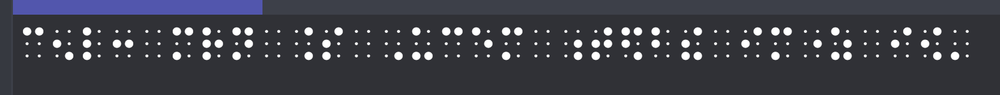
//> input picture KCCImageNet/egukga5.png, 1000 x 95 px, shrunk from 1703 x 162 before the run
$ ./main   (built with g++ and OpenCV 4)
//> lines starting //> are read from the running program, lines starting //| are printed output that depends on the picture; after the words box and inside, x2 and y2 are one past the last pixel; in counts of white or black regions, pixels touching at a corner belong together
### ImageProcs/Common.h
#pragma once

#include <string>
#include <iostream>
#include <algorithm>
#include <vector>
#include <map>
#include <memory>
#include <fstream> // ofstream header
#include <format>
#include <random>

#define OPENCV_480
#include <opencv2/opencv.hpp>
#include <opencv2/core/ocl.hpp>
#ifdef OPENCV_480
#include <opencv2/highgui/highgui_c.h>
#include <opencv2/imgproc/imgproc_c.h>
#include <opencv2/imgproc/types_c.h>
#endif // OPENCV_480

#ifdef _DEBUG
#pragma comment(lib,"opencv_world480d.lib")
#else	//RELEASE
#pragma comment(lib,"opencv_world480.lib")
#endif
using namespace std;
using namespace cv;

### ImageProcs/Braille_Def.h
#pragma once

#include "Common.h"

vector<string> moum{ "110001", // 모음 + 모음약자
                     "001110",
                     "011100",
                     "100011",
                     "101001",
                     "001101",
                     "101100",
                     "100101",
                     "010101",
                     "101010",
                     "111010",
                     "001110",
                     "101110",
                     "001100",
                     "111001",
                     "111001",
                     "111100",
                     "111100",
                     "101100",
                     "010111",
                     "100111",
                     "011111",
                     "011110",
                     "100001",
                     "110011",
                     "110111",
                     "101101",
                     "111011",
                     "111111",
                     "110110",
                     "111101",
                     "101011",
                     "011101",
                     "111110" };

vector<string> doinsori{ "000100",
/*된소리 예외*/           "010100",
                         "000110",
                         "000001",
                         "000101" };

vector<string> excep{ "000111",
                      "001100",
                      "000001",
                      "001110",
                      "101100",
                      "111001",
                      "111100",
                      "100100",
                      "010100",
                      "100010",
                      "000110",
                      "000101",
                      "110100",
                      "110010",
                      "100110",
                      "010110" };

void brailleInit(map<string, vector<string>>& koreanBrailleMap)
{
    koreanBrailleMap["000100"].push_back("ㄱ");
    koreanBrailleMap["000001"].push_back("ㄲ"); //  000100
    koreanBrailleMap["100100"].push_back("ㄴ");
    koreanBrailleMap["010100"].push_back("ㄷ");
    koreanBrailleMap["000001"].push_back("ㄸ"); //  010100
    koreanBrailleMap["000010"].push_back("ㄹ");
    koreanBrailleMap["100010"].push_back("ㅁ");
    koreanBrailleMap["000110"].push_back("ㅂ");
    koreanBrailleMap["000001"].push_back("ㅃ"); //  000110
    koreanBrailleMap["000001"].push_back("ㅅ");
    koreanBrailleMap["000001"].push_back("ㅆ"); //  000001
    koreanBrailleMap["000000"].push_back(" ");
    koreanBrailleMap["000101"].push_back("ㅈ");
    koreanBrailleMap["000001"].push_back("ㅉ"); //  000101
    koreanBrailleMap["000011"].push_back("ㅊ");
    koreanBrailleMap["110100"].push_back("ㅋ");
    koreanBrailleMap["110010"].push_back("ㅌ");
    koreanBrailleMap["100110"].push_back("ㅍ");
    koreanBrailleMap["010110"].push_back("ㅎ");
    koreanBrailleMap["100000"].push_back("ㄱ");
    koreanBrailleMap["010010"].push_back("ㄴ");
    koreanBrailleMap["001010"].push_back("ㄷ");
    koreanBrailleMap["010000"].push_back("ㄹ");
    koreanBrailleMap["010001"].push_back("ㅁ");
    koreanBrailleMap["110000"].push_back("ㅂ");
    koreanBrailleMap["001000"].push_back("ㅅ");
    koreanBrailleMap["011011"].push_back("ㅇ");
    koreanBrailleMap["101000"].push_back("ㅈ");
    koreanBrailleMap["011000"].push_back("ㅊ");
    koreanBrailleMap["011010"].push_back("ㅋ");
    koreanBrailleMap["011001"].push_back("ㅌ");
    koreanBrailleMap["010011"].push_back("ㅍ");
    koreanBrailleMap["001011"].push_back("ㅎ");
    koreanBrailleMap["001100"].push_back("ㅆ");
    koreanBrailleMap["110001"].push_back("ㅏ");
    koreanBrailleMap["001110"].push_back("ㅑ");
    koreanBrailleMap["011100"].push_back("ㅓ");
    koreanBrailleMap["100011"].push_back("ㅕ");
    koreanBrailleMap["101001"].push_back("ㅗ");
    koreanBrailleMap["001101"].push_back("ㅛ");
    koreanBrailleMap["101100"].push_back("ㅜ");
    koreanBrailleMap["100101"].push_back("ㅠ");
    koreanBrailleMap["010101"].push_back("ㅡ");
    koreanBrailleMap["101010"].push_back("ㅣ");
    koreanBrailleMap["111010"].push_back("ㅐ");
    koreanBrailleMap["001110"].push_back("ㅒ"); //  111010
    koreanBrailleMap["101110"].push_back("ㅔ");
    koreanBrailleMap["001100"].push_back("ㅖ");
    koreanBrailleMap["111001"].push_back("ㅘ");
    koreanBrailleMap["111001"].push_back("ㅙ"); //  111010
    koreanBrailleMap["101111"].push_back("ㅚ");
    koreanBrailleMap["111100"].push_back("ㅝ");
    koreanBrailleMap["111100"].push_back("ㅞ"); //  111010
    koreanBrailleMap["101100"].push_back("ㅟ"); //  111010
    koreanBrailleMap["010111"].push_back("ㅢ");
    koreanBrailleMap["110101"].push_back("ㄱㅏ");
    koreanBrailleMap["100100"].push_back("ㄴㅏ");
    koreanBrailleMap["010100"].push_back("ㄷㅏ");
    koreanBrailleMap["100010"].push_back("ㅁㅏ");
    koreanBrailleMap["000110"].push_back("ㅂㅏ");
    koreanBrailleMap["111000"].push_back("ㅅㅏ");
    koreanBrailleMap["000101"].push_back("ㅈㅏ");
    koreanBrailleMap["110100"].push_back("ㅋㅏ");
    koreanBrailleMap["110010"].push_back("ㅌㅏ");
    koreanBrailleMap["100110"].push_back("ㅍㅏ");
    koreanBrailleMap["010110"].push_back("ㅎㅏ");
    koreanBrailleMap["100111"].push_back("ㅓㄱ");
    koreanBrailleMap["011111"].push_back("ㅓㄴ");
    koreanBrailleMap["011110"].push_back("ㅓㄹ");
    koreanBrailleMap["100001"].push_back("ㅕㄴ");
    koreanBrailleMap["110011"].push_back("ㅕㄹ");
    koreanBrailleMap["110111"].push_back("ㅕㅇ");
    koreanBrailleMap["101101"].push_back("ㅗㄱ");
    koreanBrailleMap["111011"].push_back("ㅗㄴ");
    koreanBrailleMap["111111"].push_back("ㅗㅇ");
    koreanBrailleMap["110110"].push_back("ㅜㄴ");
    koreanBrailleMap["111101"].push_back("ㅜㄹ");
    koreanBrailleMap["101011"].push_back("ㅡㄴ");
    koreanBrailleMap["011101"].push_back("ㅡㄹ");
    koreanBrailleMap["111110"].push_back("ㅣㄴ");
    koreanBrailleMap["000111"].push_back("ㄱㅓㅅ"); //  011100
}

void brailleExceptionInit(map<string, vector<string>>& BrailleEx)
{
    BrailleEx["000001"].push_back("ㅅ");
    BrailleEx["000001"].push_back("ㄲ"); //  000100
    BrailleEx["000001"].push_back("ㄸ"); //  010100
    BrailleEx["000001"].push_back("ㅃ"); //  000110
    BrailleEx["000001"].push_back("ㅆ"); //  000001
    BrailleEx["000001"].push_back("ㅉ"); //  000101

    BrailleEx["000111"].push_back("ㄱㅓㅅ"); //  011100

    BrailleEx["001100"].push_back("ㅆ"); // 종성
    BrailleEx["001100"].push_back("ㅖ");

    BrailleEx["100100"].push_back("ㄴ");
    BrailleEx["100100"].push_back("ㄴㅏ");
    BrailleEx["010100"].push_back("ㄷ");
    BrailleEx["010100"].push_back("ㄷㅏ");
    BrailleEx["100010"].push_back("ㅁ");
    BrailleEx["100010"].push_back("ㅁㅏ");
    BrailleEx["000110"].push_back("ㅂ");
    BrailleEx["000110"].push_back("ㅂㅏ");
    BrailleEx["000101"].push_back("ㅈ");
    BrailleEx["000101"].push_back("ㅈㅏ");
    BrailleEx["110100"].push_back("ㅋ");
    BrailleEx["110100"].push_back("ㅋㅏ");
    BrailleEx["110010"].push_back("ㅌ");
    BrailleEx["110010"].push_back("ㅌㅏ");
    BrailleEx["100110"].push_back("ㅍ");
    BrailleEx["100110"].push_back("ㅍㅏ");
    BrailleEx["010110"].push_back("ㅎ");
    BrailleEx["010110"].push_back("ㅎㅏ");

    BrailleEx["001110"].push_back("ㅑ");
    BrailleEx["001110"].push_back("ㅒ"); //  111010
    BrailleEx["101100"].push_back("ㅜ");
    BrailleEx["101100"].push_back("ㅟ"); //  111010
    BrailleEx["111001"].push_back("ㅘ");
    BrailleEx["111001"].push_back("ㅙ"); //  111010
    BrailleEx["111100"].push_back("ㅝ");
    BrailleEx["111100"].push_back("ㅞ"); //  111010
}

void div_exc_index(string letter, int& index)
{
    if (letter == excep[0]) //것
    {
        index = 1;
    }
    else if (letter == excep[1]) // ㅆ,ㅖ
    {
        index = 2;
    }
    else if (letter == excep[2])    // ㅅㄲㄸㅆㅉㅃ
    {
        index = 3;
    }
    else if (letter == excep[3] ||letter == excep[4] ||letter == excep[5] ||letter == excep[6])    //ㅑㅘㅝㅜ
    {
        index = 4;
    }
    else if (letter == excep[7] || letter == excep[8] || letter == excep[9] || letter == excep[10] || letter == excep[11] ||
             letter == excep[12] || letter == excep[13] || letter == excep[14] || letter == excep[15] )   // ㄴㄷㅁㅂㅈㅋㅌㅍㅎ
    {
        index = 5;
    }
    else
    {}
}


// [45 lines left out: functions check_moum, check_doinsori, not called in this run]

### ImageProcs/main.cpp
#include "Braille_Def.h"

void get_bin_data(const Mat& img_gray, vector<vector<int>>& rois);// img와 img_gray에서 binary 데이터를 추출해 rois 벡터에 집어넣는데
void add_sts(map<string, vector<string>>& koreanBrailleMap, string letter, string letter_n, string letter_b, string& sts, int& flag);

int main()
{
	setlocale(LC_CTYPE, "");

	map<string, int> hangeul_cho;
	map<string, int> hangeul_jung;
	map<string, int> hangeul_jong;
	init_cho(hangeul_cho);
//> (this line was passed over: init_cho is not available in this run)
	init_jung(hangeul_jung);
//> (this line was passed over: init_jung is not available in this run)
	init_jong(hangeul_jong);
//> (this line was passed over: init_jong is not available in this run)

	std::string filePath_Search = "../KCCImageNet/egukga5.png";
	cv::Mat src_draw = cv::imread(filePath_Search, cv::ImreadModes::IMREAD_ANYCOLOR);
//> src_draw is the input picture: 95 rows x 1000 cols, CV_8UC3; mean B, G, R 70.3, 61.9, 60.6
	cv::Mat src_draw_gray = cv::imread(filePath_Search, cv::ImreadModes::IMREAD_GRAYSCALE);
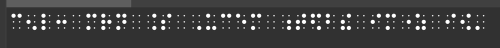
//> src_draw_gray: 95 rows x 1000 cols, CV_8UC1 (shown at 1/2 size); min 32, max 255, mean 62.2

	vector<vector<int> > sr_sts;
	vector<vector<int> > or_sts;
	string sentence;

	get_bin_data(src_draw_gray, sr_sts);

	map<string, vector<string>> koreanBrailleMap;
	brailleInit(koreanBrailleMap);

	stringstream result, result2;
	string letter, letter_n, letter_b = ("");
	int flag = 1;
	int word_count = sr_sts.size();
	vector<int> aaa;
	aaa.push_back(8);
	sr_sts.push_back(aaa);	//맨 뒷글자 확인용

	for (size_t i = 0; i < word_count; i++)
	{
		result.str("");
		result2.str("");
		copy(sr_sts[i].begin(), sr_sts[i].end(), std::ostream_iterator<int>(result, ""));
		copy(sr_sts[i + 1].begin(), sr_sts[i + 1].end(), std::ostream_iterator<int>(result2, ""));
		letter = result.str();
		letter_n = result2.str();	// 2개짜리 단어일 경우 확인하기 위한 다음 단어

		if (flag == 1)	// 2개짜리 단어가 있을 경우 하나를 스킵하기 위함
		{
			//예외 구분 함수
			add_sts(koreanBrailleMap, letter, letter_n, letter_b, sentence, flag);
			int k = 0;
		}
		else
		{
			flag = 1;
			continue;
		}

		letter_b = letter;
	}

	std::cout << sentence << endl;

	//----- 문자열구분
	wstring sentece_w;
	sentence += "       ";
	queue<string>q;
	map<string, int> findjung;
	init_jung(findjung);
	for (int i = 0; i < sentence.length() - 7; i += 2)
	{
		string ch1, ch2, ch3;
		if (sentence[i] != ' ')
		{
			string st = sentence.substr(i, 2);
			q.push(st);
			auto it = findjung.find(st);
			if (q.size() == 1 && it != findjung.end())
			{
				q.pop();
				q.push("ㅇ");
				q.push(st);
			}
			else;
			if (q.size() == 2 && sentence[i + 4] == ',')
			{
				ch1 = q.front();
				ch2 = q.back();
				ch3 = sentence.substr(i + 2, 2);
				if (sentence[i + 7] == ',')
				{
					string tmp = sentence.substr(i + 5, 2);
					ch3 += tmp;
					i += 3;
				}
				sentece_w.push_back(combine_hangul(ch1, ch2, ch3));
				while (!q.empty())q.pop();
				i += 3;
			}
			else if (q.size() == 2 && sentence[i + 4] != ',')
			{
				ch1 = q.front();
				ch2 = q.back();
				sentece_w.push_back(combine_hangul(ch1, ch2, ch3));
				while (!q.empty())q.pop();
			}
		}
		else
		{
			cout << " ";
			i--;
		}
	}

	SpeakText(sentece_w.c_str());
	int a = 0;
}

void get_bin_data(const Mat& img_gray, vector<vector<int>>& rois)
{
	cv::Mat bin;
	threshold(img_gray, bin, 200, 255, THRESH_BINARY);
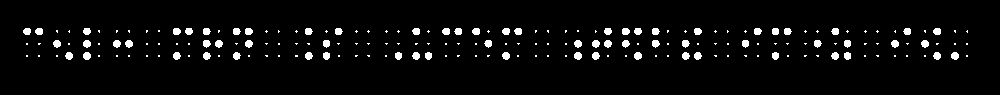
//> bin: 95 rows x 1000 cols, CV_8UC1; 4% white; 192 white regions (124 under 20 px)

	vector<vector<Point> > contours; //전체 객체 윤곽을 벡터 포인터로 벡터 내부에 저장
	vector<Vec4i> hierarchy;
	findContours(bin, contours, hierarchy, RETR_EXTERNAL, CHAIN_APPROX_SIMPLE);
//> contours = 192 contours, 124 with area under 20; largest, box (x1, y1, x2, y2) and area: (83, 52, 91, 60) 41, (951, 52, 959, 60) 40, (634, 52, 642, 60) 40, (574, 52, 582, 60) 40, (502, 52, 510, 60) 39

	vector<int> center_x, center_y, btm_x, cut_line;
	int sum_area = 0;

	// 점자의 중심 좌표를 구해서 center 벡터에 넣는다
	for (size_t i = 0; i < contours.size(); i++)
	{
		RotatedRect rrt = minAreaRect(contours[i]);
		int area = contourArea(contours[i]);
		center_x.push_back(rrt.center.x);
		center_y.push_back(rrt.center.y);
		sum_area += area;
		//cv::drawMarker(bin, Point(rrt.center.x, rrt.center.y), 0, MarkerTypes::MARKER_CROSS,1,1);
	}
//> this loop made 192 passes
//> (rrt, area, sum_area) on passes 44 to 46: (centre (954.5, 55.5), size (7, 7), angle -90, 40, 84), (centre (936.5, 55.5), size (7, 7), angle -90, 38, 122), (centre (847, 55.5), size (7, 6), angle -90, 35, 157)
//> after the loop, center_x = 192 values, max 967 at index 128, min 26 at index 42, mean 496.4; center_y = 192 values, max 55 at index 0, min 30 at index 132, mean 42.9; sum_area = 2635
	int avg_area = sum_area / contours.size();
//> avg_area = 13

	int err = 2;
	for (size_t i = 1; i <= center_x.size(); i++)
	{
		if (center_y[i] > center_y[i - 1] - err && center_y[i] < center_y[i - 1] + err)
		{
			btm_x.push_back(center_x[i - 1]);
		}
		else
		{
			btm_x.push_back(center_x[i - 1]);
			break;
		}
	}
//> this loop made 64 passes
//> after the loop, btm_x = 64 values, max 966 at index 0, min 26 at index 42, mean 496.3

	sort(btm_x.begin(), btm_x.end());
//> btm_x = 64 values from 26 to 966
	int l_btw_jum = img_gray.rows;
	for (size_t i = 0; i < btm_x.size() - 1; i++)
	{
		int diff;
		diff = abs(btm_x[i] - btm_x[i + 1]);

		if (diff < l_btw_jum && diff > err)
		{
			l_btw_jum = diff;
		}
	}
//> this loop made 63 passes
//> (diff, l_btw_jum) on pass 1: (12, 12)
//> after the loop, l_btw_jum = 12

	for (size_t i = 0; i < btm_x.size() - 1; i++)
	{
		int diff;
		diff = abs(btm_x[i] - btm_x[i + 1]);

		if (diff > l_btw_jum + 1)
		{
			cut_line.push_back((btm_x[i] + btm_x[i + 1]) / 2);
		}
	}
//> this loop made 63 passes
//> diff on passes 1 to 8: 12, 18, 12, 18, 12, 18, 12, 18
	for (size_t i = 0; i <= cut_line.size(); i++)
	{
		Mat subRegion1, subRegion2;
		if (i == 0)
		{
			int temp;
			if (cut_line[i] - l_btw_jum * 2.5 < 0)
			{
				temp = 0;
			}
			else
			{
				temp = cut_line[i] - l_btw_jum * 2.5;
			}
			Rect region1 = Rect(Point(temp, 0), Point((cut_line[i] + temp) / 2, bin.rows));
			Rect region2 = Rect(Point((cut_line[i] + temp) / 2, 0), Point(cut_line[i], bin.rows));
			subRegion1 = bin(region1);
			subRegion2 = bin(region2);
		}
		else if (i == cut_line.size())
		{
			Rect region1 = Rect(Point(cut_line[i - 1], 0),
				Point(cut_line[i - 1] + l_btw_jum * 1.25, bin.rows));
			Rect region2 = Rect(Point(cut_line[i - 1] + l_btw_jum * 1.25, 0),
				Point(cut_line[i - 1] + l_btw_jum * 2.5, bin.rows));
			subRegion1 = bin(region1);
			subRegion2 = bin(region2);
		}
		else
		{
			Rect region1 = Rect(Point(cut_line[i - 1], 0),
				Point((cut_line[i - 1] + cut_line[i]) / 2, bin.rows));
			Rect region2 = Rect(Point((cut_line[i - 1] + cut_line[i]) / 2, 0),
				Point(cut_line[i], bin.rows));
			subRegion1 = bin(region1);
			subRegion2 = bin(region2);
		}

		vector<int> word_data;
		vector<vector<Point> > contours1;
		vector<Vec4i> hierarchy1;
		findContours(subRegion1, contours1, hierarchy1, RETR_EXTERNAL, CHAIN_APPROX_SIMPLE);

		for (size_t i = 0; i < contours1.size(); i++)
		{
			int area = contourArea(contours1[contours1.size() - i - 1]);
			int temp = 0;
			if (area > avg_area)
			{
				temp = 1;
			}
			word_data.push_back(temp);
		}

		vector<vector<Point> > contours2;
		vector<Vec4i> hierarchy2;
		findContours(subRegion2, contours2, hierarchy2, RETR_EXTERNAL, CHAIN_APPROX_SIMPLE);
		for (size_t i = 0; i < contours2.size(); i++)
		{
			int area = contourArea(contours2[contours2.size() - i - 1]);
			int temp = 0;
			if (area > avg_area)
			{
				temp = 1;
			}
			word_data.push_back(temp);
		}
		rois.push_back(word_data);

		int a = 9;
	}
//> this loop made 32 passes
//> (temp, region1, region2) on pass 1: (17, Rect(17, 0, 15, 95), Rect(32, 0, 15, 95))
//> in main, `get_bin_data(src_draw_gray, sr_sts);`: sr_sts = 32 items
//> in main, `int word_count = sr_sts.size();`: word_count = 32
//> in main, `sr_sts.push_back(aaa);`: sr_sts = 33 items
}

void add_sts(map<string, vector<string>>& koreanBrailleMap, string letter, string letter_n, string letter_b, string& sts, int& flag)
{
	map<string, vector<string>> BrailleEx;
	brailleExceptionInit(BrailleEx);
	string str = "111010";
	if (koreanBrailleMap[letter].size() > 1)
	{
		int index = 0, i = 0;
		div_exc_index(letter, index);

		switch (index)
		{
		case 1:		// 것
			sts += *(BrailleEx[letter].data());
			flag = 0;
			break;
		case 2:		// ㅆ,ㅖ
			check_moum_b(letter_b, i);
			sts += *(BrailleEx[letter].data() + i);
			break;
		case 3:		// ㅅㄲㄸㅆㅉㅃ
			check_doinsori(letter_n, i, flag);
			sts += *(BrailleEx[letter].data() + i);
			break;
		case 4:		//ㅑㅘㅝㅜ
			if (letter_n == str)
			{
				sts += *(BrailleEx[letter].data() + 1);
				flag = 0;
			}
			else
			{
				sts += *BrailleEx[letter].data();
			}
			break;
		case 5:		// ㄴㄷㅁㅂㅈㅋㅌㅍㅎ
//> (the run ends here: the program needs code that is not available in this run, at `check_moum_n(letter_n, i);`)

$ run again, with KCCImageNet/egukga1.png copied over KCCImageNet/egukga5.png
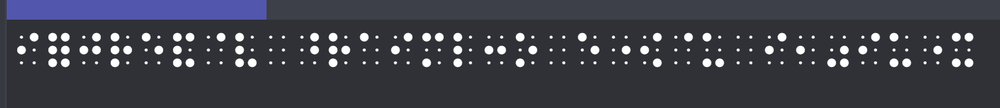
//> input picture KCCImageNet/egukga1.png, 1000 x 108 px, shrunk from 1636 x 176 before the run
//> src_draw is the input picture: 108 rows x 1000 cols, CV_8UC3; mean B, G, R 71.7, 62.5, 61.1
//> in main, `cv::Mat src_draw_gray = cv::imread(filePath_Search, cv::ImreadModes::I..`:
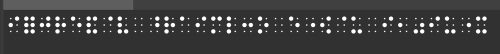
//> src_draw_gray: 108 rows x 1000 cols, CV_8UC1 (shown at 1/2 size); min 32, max 255, mean 62.8
//> in get_bin_data, `threshold(img_gray, bin, 200, 255, THRESH_BINARY);`:
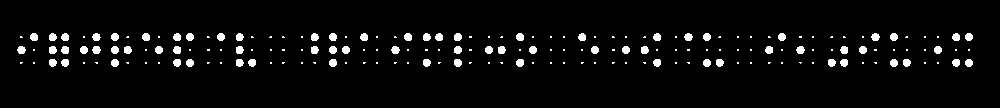
//> bin: 108 rows x 1000 cols, CV_8UC1; 4% white; 186 white regions (113 under 20 px)
//> contours = 186 contours, 113 with area under 20; largest, box (x1, y1, x2, y2) and area: (92, 46, 101, 54) 44, (796, 46, 805, 54) 43, (391, 46, 400, 54) 43, (17, 46, 26, 54) 43, (516, 59, 524, 67) 42
//> the loop in get_bin_data, `for (size_t i = 0; i < contours.size(); i++)` made 186 passes
//> (rrt, area, sum_area) on passes 43 to 45: (centre (968.5, 62.5), size (7, 7), angle -90, 41, 83), (centre (955.5, 62.5), size (7, 7), angle -90, 40, 123), (centre (906.5, 62.5), size (7, 7), angle -90, 40, 163)
//> after the loop in get_bin_data, `for (size_t i = 0; i < contours.size(); i++)`: center_x = 186 values, max 968 at index 42, min 21 at index 41, mean 494.4; center_y = 186 values, max 62 at index 0, min 36 at index 124, mean 49; sum_area = 3113
//> avg_area = 16
//> the loop in get_bin_data, `for (size_t i = 1; i <= center_x.size(); i++)` made 62 passes
//> after the loop in get_bin_data, `for (size_t i = 1; i <= center_x.size(); i++)`: btm_x = 62 values, max 968 at index 42, min 21 at index 41, mean 494.4
//> in get_bin_data, `sort(btm_x.begin(), btm_x.end());`: btm_x = 62 values from 21 to 968
//> the loop in get_bin_data, `for (size_t i = 0; i < btm_x.size() - 1; i++)` made 61 passes
//> (diff, l_btw_jum) on pass 1: (12, 12)
//> after the loop in get_bin_data, `for (size_t i = 0; i < btm_x.size() - 1; i++)`: l_btw_jum = 12
//> the loop in get_bin_data, `for (size_t i = 0; i < btm_x.size() - 1; i++)` made 61 passes
//> diff on passes 1 to 8: 12, 19, 12, 19, 13, 18, 13, 18
//> the loop in get_bin_data, `for (size_t i = 0; i <= cut_line.size(); i++)` made 31 passes
//> (temp, region1, region2) on pass 1: (12, Rect(12, 0, 15, 108), Rect(27, 0, 15, 108))
//> in main, `get_bin_data(src_draw_gray, sr_sts);`: sr_sts = 31 items
//> word_count = 31
//> in main, `sr_sts.push_back(aaa);`: sr_sts = 32 items

$ run again, with KCCImageNet/egukga10.png copied over KCCImageNet/egukga5.png
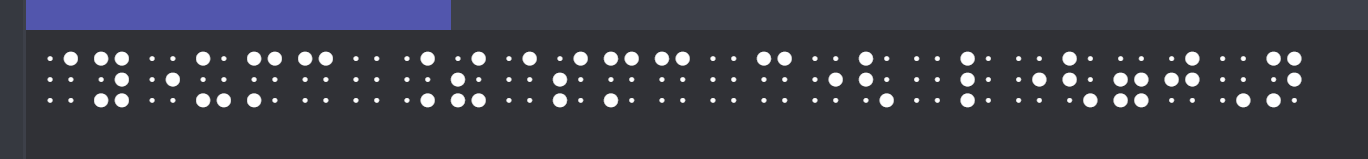
//> input picture KCCImageNet/egukga10.png, 1368 x 159 px
//> src_draw is the input picture: 159 rows x 1368 cols, CV_8UC3; mean B, G, R 73.3, 63.2, 61.8
//> in get_bin_data, `threshold(img_gray, bin, 200, 255, THRESH_BINARY);`:
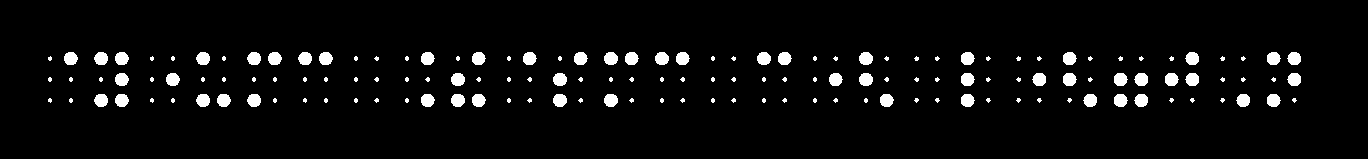
//> bin: 159 rows x 1368 cols, CV_8UC1; 4.4% white; 150 white regions (95 under 20 px)
//> contours = 150 contours, 95 with area under 20; largest, box (x1, y1, x2, y2) and area: (604, 94, 618, 107) 128, (553, 94, 567, 107) 128, (451, 94, 465, 107) 128, (859, 73, 873, 86) 128, (553, 73, 567, 86) 128
//> the loop in get_bin_data, `for (size_t i = 0; i < contours.size(); i++)` made 150 passes
//> (rrt, area, sum_area) on passes 34 to 40: (centre (1273.5, 100), size (12, 13), angle -90, 126, 453), (centre (1242.5, 100), size (12, 13), angle -90, 125, 578), (centre (1140.5, 100), size (12, 13), angle -90, 125, 703), (centre (1120.5, 100), size (12, 13), angle -90, 126, 829), (centre (1089.5, 100), size (12, 13), angle -90, 125, 954), (centre (967.5, 100), size (12, 13), angle -90, 126, 1080), (centre (886.5, 100), size (12, 13), angle -90, 126, 1206)
//> after the loop in get_bin_data, `for (size_t i = 0; i < contours.size(); i++)`: center_x = 150 values, max 1294 at index 0, min 49 at index 32, mean 671.4; center_y = 150 values, max 100 at index 10, min 57 at index 108, mean 78.85; sum_area = 7891
//> avg_area = 52
//> the loop in get_bin_data, `for (size_t i = 1; i <= center_x.size(); i++)` made 50 passes
//> btm_x = 50 values from 49 to 1294
//> the loop in get_bin_data, `for (size_t i = 0; i < btm_x.size() - 1; i++)` made 49 passes
//> (diff, l_btw_jum) on passes 1, 41: (21, 21), (20, 20)
//> after the loop in get_bin_data, `for (size_t i = 0; i < btm_x.size() - 1; i++)`: l_btw_jum = 20
//> the loop in get_bin_data, `for (size_t i = 0; i < btm_x.size() - 1; i++)` made 49 passes
//> diff on passes 1 to 8: 21, 30, 21, 30, 21, 30, 21, 30
//> the loop in get_bin_data, `for (size_t i = 0; i <= cut_line.size(); i++)` made 25 passes
//> (temp, region1, region2) on pass 1: (35, Rect(35, 0, 25, 159), Rect(60, 0, 25, 159))
//> pass 2, in get_bin_data, `subRegion2 = bin(region2);`:
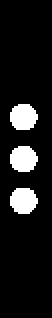
//> subRegion2: 159 rows x 26 cols, CV_8UC1 (shown 2 times larger); 10.5% white; 3 white regions, box (x1, y1, x2, y2) and area: (5, 52, 19, 65) 146, (5, 73, 19, 86) 145, (5, 94, 19, 107) 145
//> in main, `get_bin_data(src_draw_gray, sr_sts);`: sr_sts = 25 items
//> word_count = 25
//> in main, `sr_sts.push_back(aaa);`: sr_sts = 26 items
